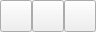
<?xml version="1.0" encoding="UTF-8"?>
<ui version="4.0">
 <class>SelectionToolPopup</class>
 <widget class="QWidget" name="SelectionToolPopup">
  <property name="geometry">
   <rect>
    <x>0</x>
    <y>0</y>
    <width>96</width>
    <height>32</height>
   </rect>
  </property>
  <property name="windowTitle">
   <string>Form</string>
  </property>
  <layout class="QGridLayout" name="gridLayout">
   <property name="leftMargin">
    <number>0</number>
   </property>
   <property name="topMargin">
    <number>0</number>
   </property>
   <property name="rightMargin">
    <number>0</number>
   </property>
   <property name="bottomMargin">
    <number>0</number>
   </property>
   <property name="spacing">
    <number>0</number>
   </property>
   <item row="0" column="1">
    <widget class="QToolButton" name="lasso_btn">
     <property name="maximumSize">
      <size>
       <width>32</width>
       <height>32</height>
      </size>
     </property>
     <property name="toolTip">
      <string>Select structure (with lasso)</string>
     </property>
     <property name="text">
      <string/>
     </property>
     <property name="icon">
      <iconset resource="../sketcher.qrc">
       <normaloff>:/icons/select_lasso.svg</normaloff>:/icons/select_lasso.svg</iconset>
     </property>
     <property name="iconSize">
      <size>
       <width>30</width>
       <height>32</height>
      </size>
     </property>
     <property name="checkable">
      <bool>true</bool>
     </property>
     <attribute name="buttonGroup">
      <string notr="true">group</string>
     </attribute>
    </widget>
   </item>
   <item row="0" column="0">
    <widget class="QToolButton" name="rect_btn">
     <property name="maximumSize">
      <size>
       <width>32</width>
       <height>32</height>
      </size>
     </property>
     <property name="toolTip">
      <string>Select structure (with square marquee)</string>
     </property>
     <property name="text">
      <string/>
     </property>
     <property name="icon">
      <iconset resource="../sketcher.qrc">
       <normaloff>:/icons/select_square.svg</normaloff>:/icons/select_square.svg</iconset>
     </property>
     <property name="iconSize">
      <size>
       <width>30</width>
       <height>32</height>
      </size>
     </property>
     <property name="checkable">
      <bool>true</bool>
     </property>
     <attribute name="buttonGroup">
      <string notr="true">group</string>
     </attribute>
    </widget>
   </item>
   <item row="0" column="2">
    <widget class="QToolButton" name="ellipse_btn">
     <property name="maximumSize">
      <size>
       <width>32</width>
       <height>32</height>
      </size>
     </property>
     <property name="toolTip">
      <string>Select structure (with ellipse marquee)</string>
     </property>
     <property name="text">
      <string/>
     </property>
     <property name="icon">
      <iconset resource="../sketcher.qrc">
       <normaloff>:/icons/select_ellipse.svg</normaloff>:/icons/select_ellipse.svg</iconset>
     </property>
     <property name="iconSize">
      <size>
       <width>30</width>
       <height>32</height>
      </size>
     </property>
     <property name="checkable">
      <bool>true</bool>
     </property>
     <attribute name="buttonGroup">
      <string notr="true">group</string>
     </attribute>
    </widget>
   </item>
  </layout>
 </widget>
 <resources>
  <include location="../sketcher.qrc"/>
 </resources>
 <connections/>
 <buttongroups>
  <buttongroup name="group"/>
 </buttongroups>
</ui>
